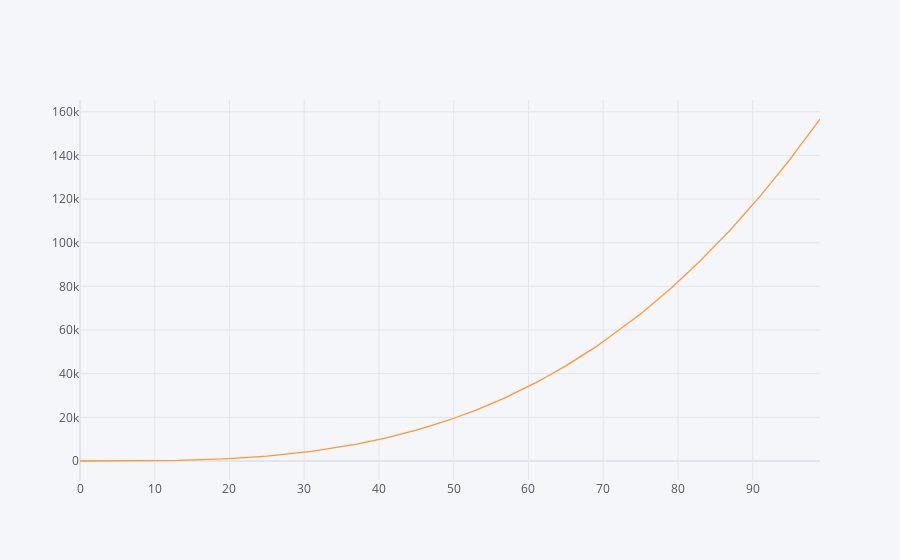

Here is the notebook cell this chart was saved with:
### Markdown cell above
## With Four Integers

### Code cell
def how_many_ways_4(total):
    number_of_ways = 0
    for a in range(total+1):
        for b in range(total+1):
            for c in range(total+1):
                for d in range(total+1):
                    if a + b + c + d == total:
                        values = [a, b, c, d]
                        if values.count(a) + values.count(b) + values.count(c) + values.count(d) == 4:
                            number_of_ways += 1
    return number_of_ways

df4 = pd.DataFrame()
for k in range(100):
    ways = how_many_ways_4(k)
    df4 = df4.append({'k':k, 'ways':ways}, ignore_index=True)
df4.iplot(x='k')

### Figure 1 — Plotly figure (JSON) as saved in the notebook; plotly's stock layout.template omitted (floating-point values rounded to 4 significant figures)
{"data": [{"line": {"color": "rgba(255, 153, 51, 1.0)", "dash": "solid", "shape": "linear", "width": 1.3}, "mode": "lines", "name": "ways", "text": "", "type": "scatter", "x": [0, 1, 2, 3, 4, 5, 6, 7, 8, 9, 10, 11, 12, 13, 14, 15, 16, 17, 18, 19, 20, 21, 22, 23, 24, 25, 26, 27, 28, 29, 30, 31, 32, 33, 34, 35, 36, 37, 38, 39, 40, 41, 42, 43, 44, 45, 46, 47, 48, 49, 50, 51, 52, 53, 54, 55, 56, 57, 58, 59, 60, 61, 62, 63, 64, 65, 66, 67, 68, 69, 70, 71, 72, 73, 74, 75, 76, 77, 78, 79, 80, 81, 82, 83, 84, 85, 86, 87, 88, 89, 90, 91, 92, 93, 94, 95, 96, 97, 98, 99], "y": [0, 0, 0, 0, 0, 0, 24, 24, 48, 72, 120, 144, 216, 264, 360, 432, 552, 648, 816, 936, 1128, 1296, 1536, 1728, 2016, 2256, 2592, 2880, 3264, 3600, 4056, 4440, 4944, 5400, 5976, 6480, 7128, 7704, 8424, 9072, 9864, 10584, 11472, 12264, 13224, 14112, 15168, 16128, 17280, 18336, 19584, 20736, 22080, 23328, 24792, 26136, 27696, 29160, 30840, 32400, 34200, 35880, 37800, 39600, 41640, 43560, 45744, 47784, 50088, 52272, 54720, 57024, 59616, 62064, 64800, 67392, 70272, 73008, 76056, 78936, 82128, 85176, 88536, 91728, 95256, 98616, 102312, 105840, 109704, 113400, 117456, 121320, 125544, 129600, 134016, 138240, 142848, 147264, 152064, 156672]}], "layout": {"legend": {"bgcolor": "#F5F6F9", "font": {"color": "#4D5663"}}, "paper_bgcolor": "#F5F6F9", "plot_bgcolor": "#F5F6F9", "title": {"font": {"color": "#4D5663"}}, "xaxis": {"gridcolor": "#E1E5ED", "showgrid": true, "tickfont": {"color": "#4D5663"}, "title": {"font": {"color": "#4D5663"}, "text": ""}, "zerolinecolor": "#E1E5ED"}, "yaxis": {"gridcolor": "#E1E5ED", "showgrid": true, "tickfont": {"color": "#4D5663"}, "title": {"font": {"color": "#4D5663"}, "text": ""}, "zerolinecolor": "#E1E5ED"}}}
